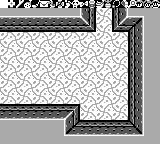

Tiled map render using the project's own tile images. Description and the whole map definition, tile-layer contents included, below:
An orthogonal 20x18 tile map with 8x8 px tiles, 2 tile layers (bg, Tile Layer 1), 6 tilesets.

<map version="1.2" tiledversion="1.2.2" orientation="orthogonal" renderorder="right-down" width="20" height="18" tilewidth="8" tileheight="8" infinite="0" nextlayerid="3" nextobjectid="1">
 <tileset firstgid="1" source="items-2.tsx" />
 <tileset firstgid="65" source="floor-i.tsx" />
 <tileset firstgid="81" source="dungeon-items.tsx" />
 <tileset firstgid="97" source="overworld-landscape.tsx" />
 <tileset firstgid="193" source="walls-a.tsx" />
 <tileset firstgid="225" source="font.tsx" />
 <layer id="1" name="bg" width="20" height="18">
  <data encoding="csv">
173,50,51,52,53,54,55,56,57,58,49,96,94,95,42,173,173,173,173,173,
65,66,65,66,65,66,65,66,65,66,65,66,65,66,65,66,65,66,65,66,
67,68,67,68,67,68,67,68,67,68,67,68,67,68,67,68,67,68,67,68,
65,66,65,66,65,66,65,66,65,66,65,66,65,66,65,66,65,66,65,66,
67,68,67,68,67,68,67,68,67,68,67,68,67,68,67,68,67,68,67,68,
65,66,65,66,65,66,65,66,65,66,65,66,65,66,65,66,65,66,65,66,
67,68,67,68,67,68,67,68,67,68,67,68,67,68,67,68,67,68,67,68,
65,66,65,66,65,66,65,66,65,66,65,66,65,66,65,66,65,66,65,66,
67,68,67,68,67,68,67,68,67,68,67,68,67,68,67,68,67,68,67,68,
65,66,65,66,65,66,65,66,65,66,65,66,65,66,65,66,65,66,65,66,
67,68,67,68,67,68,67,68,67,68,67,68,67,68,67,68,67,68,67,68,
65,66,65,66,65,66,65,66,65,66,65,66,65,66,65,66,65,66,65,66,
67,68,67,68,67,68,67,68,67,68,67,68,67,68,67,68,67,68,67,68,
65,66,65,66,65,66,65,66,65,66,65,66,65,66,65,66,65,66,65,66,
67,68,67,68,67,68,67,68,67,68,67,68,67,68,67,68,67,68,67,68,
65,66,65,66,65,66,65,66,65,66,65,66,65,66,65,66,65,66,65,66,
67,68,67,68,67,68,67,68,67,68,67,68,67,68,67,68,67,68,67,68,
65,66,65,66,65,66,65,66,65,66,65,66,65,66,65,66,65,66,65,66
</data>
 </layer>
 <layer id="2" name="Tile Layer 1" width="20" height="18">
  <data encoding="csv">
192,359,372,373,375,360,361,362,363,365,369,370,371,374,377,378,379,366,367,368,
189,189,189,189,189,189,189,189,189,189,203,1610612953,0,0,2684354777,3221225675,189,189,189,189,
2684354763,2684354763,2684354763,2684354763,2684354763,2684354763,2684354763,2684354763,2684354763,2684354763,1073742023,1610612953,0,0,2684354777,536871111,2684354763,3221225667,189,189,
217,217,217,217,217,217,217,217,217,217,217,3221225688,0,0,1610612952,217,3221225683,3221225675,189,189,
0,0,0,0,0,0,0,0,0,0,0,0,0,0,0,0,2684354777,3221225675,189,189,
0,0,0,0,0,0,0,0,0,0,0,0,0,0,0,0,2684354777,3221225675,189,189,
0,0,0,0,0,0,0,0,0,0,0,0,0,0,0,0,2684354777,3221225675,189,189,
0,0,0,0,0,0,0,0,0,0,0,0,0,0,0,0,2684354777,3221225675,189,189,
0,0,0,0,0,0,0,0,0,0,0,0,0,0,0,0,2684354777,3221225675,189,189,
0,0,0,0,0,0,0,0,0,0,0,0,0,0,0,0,2684354777,3221225675,189,189,
0,0,0,0,0,0,0,0,0,0,0,0,0,0,0,0,2684354777,3221225675,189,189,
0,0,0,0,0,0,0,0,0,0,0,0,0,0,0,0,2684354777,3221225675,189,189,
0,0,0,0,0,0,0,0,0,0,0,0,0,0,0,0,2684354777,3221225675,189,189,
3221225689,3221225689,3221225689,3221225689,3221225689,3221225689,3221225689,3221225689,3221225689,2684354776,0,0,0,0,0,0,2684354777,3221225675,189,189,
1610612939,1610612939,1610612939,1610612939,1610612939,1610612939,1610612939,1610612939,3758096583,1610612953,0,0,0,0,0,0,2684354777,3221225675,189,189,
189,189,189,189,189,189,189,189,203,211,3221225689,3221225689,3221225689,3221225689,3221225689,3221225689,1610612947,3221225675,189,189,
189,189,189,189,189,189,189,189,195,1610612939,1610612939,1610612939,1610612939,1610612939,1610612939,1610612939,1610612939,1610612931,189,189,
189,189,189,189,189,189,189,189,189,189,189,189,189,189,189,189,189,189,189,189
</data>
 </layer>
</map>
